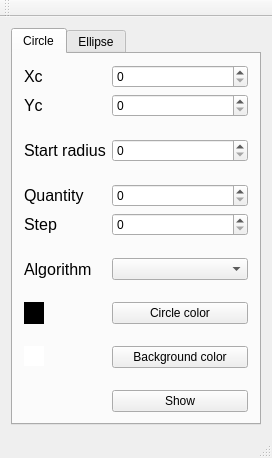
<?xml version="1.0" encoding="UTF-8"?>
<ui version="4.0">
 <class>MainWindow</class>
 <widget class="QMainWindow" name="MainWindow">
  <property name="geometry">
   <rect>
    <x>0</x>
    <y>0</y>
    <width>255</width>
    <height>371</height>
   </rect>
  </property>
  <property name="windowTitle">
   <string>MainWindow</string>
  </property>
  <widget class="QWidget" name="centralWidget">
   <layout class="QVBoxLayout" name="verticalLayout">
    <item>
     <widget class="QTabWidget" name="tabWidget">
      <property name="tabShape">
       <enum>QTabWidget::Rounded</enum>
      </property>
      <property name="currentIndex">
       <number>0</number>
      </property>
      <property name="elideMode">
       <enum>Qt::ElideNone</enum>
      </property>
      <widget class="QWidget" name="Circle">
       <attribute name="title">
        <string>Circle</string>
       </attribute>
       <layout class="QVBoxLayout" name="verticalLayout_2">
        <item>
         <layout class="QFormLayout" name="formLayout">
          <item row="0" column="0">
           <widget class="QLabel" name="label_xcenter_circle">
            <property name="font">
             <font>
              <pointsize>12</pointsize>
             </font>
            </property>
            <property name="text">
             <string>Xc</string>
            </property>
           </widget>
          </item>
          <item row="0" column="1">
           <widget class="QSpinBox" name="spin_box_xcenter_circle">
            <property name="maximum">
             <number>1000</number>
            </property>
           </widget>
          </item>
          <item row="1" column="0">
           <widget class="QLabel" name="label_ycenter_circle">
            <property name="font">
             <font>
              <pointsize>12</pointsize>
             </font>
            </property>
            <property name="text">
             <string>Yc</string>
            </property>
           </widget>
          </item>
          <item row="1" column="1">
           <widget class="QSpinBox" name="spin_box_ycenter_circle"/>
          </item>
          <item row="2" column="1">
           <spacer name="verticalSpacer">
            <property name="orientation">
             <enum>Qt::Vertical</enum>
            </property>
            <property name="sizeHint" stdset="0">
             <size>
              <width>10</width>
              <height>40</height>
             </size>
            </property>
           </spacer>
          </item>
          <item row="3" column="0">
           <widget class="QLabel" name="label_circle_start_radius">
            <property name="font">
             <font>
              <pointsize>12</pointsize>
             </font>
            </property>
            <property name="text">
             <string>Start radius</string>
            </property>
           </widget>
          </item>
          <item row="3" column="1">
           <widget class="QSpinBox" name="spin_box_circle_radius"/>
          </item>
          <item row="8" column="1">
           <widget class="QComboBox" name="combobox_alg_circle"/>
          </item>
          <item row="9" column="1">
           <spacer name="verticalSpacer_3">
            <property name="orientation">
             <enum>Qt::Vertical</enum>
            </property>
            <property name="sizeHint" stdset="0">
             <size>
              <width>20</width>
              <height>40</height>
             </size>
            </property>
           </spacer>
          </item>
          <item row="10" column="0">
           <widget class="QWidget" name="widget_circle_color" native="true">
            <property name="minimumSize">
             <size>
              <width>20</width>
              <height>20</height>
             </size>
            </property>
            <property name="styleSheet">
             <string notr="true">background-color: black</string>
            </property>
           </widget>
          </item>
          <item row="10" column="1">
           <widget class="QPushButton" name="button_circle_color">
            <property name="text">
             <string>Circle color</string>
            </property>
           </widget>
          </item>
          <item row="13" column="1">
           <spacer name="verticalSpacer_4">
            <property name="orientation">
             <enum>Qt::Vertical</enum>
            </property>
            <property name="sizeHint" stdset="0">
             <size>
              <width>20</width>
              <height>40</height>
             </size>
            </property>
           </spacer>
          </item>
          <item row="14" column="1">
           <widget class="QPushButton" name="showCircleButton">
            <property name="text">
             <string>Show</string>
            </property>
           </widget>
          </item>
          <item row="6" column="0">
           <widget class="QLabel" name="label_circle_step">
            <property name="font">
             <font>
              <pointsize>12</pointsize>
             </font>
            </property>
            <property name="text">
             <string>Step</string>
            </property>
           </widget>
          </item>
          <item row="6" column="1">
           <widget class="QSpinBox" name="spinBox_circle_step"/>
          </item>
          <item row="4" column="1">
           <spacer name="verticalSpacer_2">
            <property name="orientation">
             <enum>Qt::Vertical</enum>
            </property>
            <property name="sizeHint" stdset="0">
             <size>
              <width>20</width>
              <height>40</height>
             </size>
            </property>
           </spacer>
          </item>
          <item row="7" column="1">
           <spacer name="verticalSpacer_10">
            <property name="orientation">
             <enum>Qt::Vertical</enum>
            </property>
            <property name="sizeHint" stdset="0">
             <size>
              <width>20</width>
              <height>40</height>
             </size>
            </property>
           </spacer>
          </item>
          <item row="8" column="0">
           <widget class="QLabel" name="label_circle_alg">
            <property name="font">
             <font>
              <pointsize>12</pointsize>
             </font>
            </property>
            <property name="text">
             <string>Algorithm</string>
            </property>
           </widget>
          </item>
          <item row="12" column="1">
           <widget class="QPushButton" name="button_circle_bg_color">
            <property name="text">
             <string>Background color</string>
            </property>
           </widget>
          </item>
          <item row="12" column="0">
           <widget class="QWidget" name="widget_circle_bg_color" native="true">
            <property name="minimumSize">
             <size>
              <width>20</width>
              <height>20</height>
             </size>
            </property>
            <property name="maximumSize">
             <size>
              <width>20</width>
              <height>20</height>
             </size>
            </property>
            <property name="styleSheet">
             <string notr="true">background-color: white</string>
            </property>
           </widget>
          </item>
          <item row="11" column="1">
           <spacer name="verticalSpacer_11">
            <property name="orientation">
             <enum>Qt::Vertical</enum>
            </property>
            <property name="sizeHint" stdset="0">
             <size>
              <width>20</width>
              <height>40</height>
             </size>
            </property>
           </spacer>
          </item>
          <item row="5" column="1">
           <widget class="QSpinBox" name="spinBox_circle_number"/>
          </item>
          <item row="5" column="0">
           <widget class="QLabel" name="label_circle_number">
            <property name="font">
             <font>
              <pointsize>12</pointsize>
             </font>
            </property>
            <property name="text">
             <string>Quantity</string>
            </property>
           </widget>
          </item>
         </layout>
        </item>
       </layout>
      </widget>
      <widget class="QWidget" name="Ellipse">
       <attribute name="title">
        <string>Ellipse</string>
       </attribute>
       <layout class="QVBoxLayout" name="verticalLayout_3">
        <item>
         <layout class="QFormLayout" name="formLayout_3">
          <item row="0" column="0">
           <widget class="QLabel" name="label_ellipse_xc">
            <property name="font">
             <font>
              <pointsize>12</pointsize>
             </font>
            </property>
            <property name="text">
             <string>Xc</string>
            </property>
           </widget>
          </item>
          <item row="0" column="1">
           <widget class="QSpinBox" name="spinBox_ellipse_xc"/>
          </item>
          <item row="1" column="0">
           <widget class="QLabel" name="label_ellipse_yc">
            <property name="font">
             <font>
              <pointsize>12</pointsize>
             </font>
            </property>
            <property name="text">
             <string>Yc</string>
            </property>
           </widget>
          </item>
          <item row="1" column="1">
           <widget class="QSpinBox" name="spinBox_ellipse_yc"/>
          </item>
          <item row="2" column="1">
           <spacer name="verticalSpacer_5">
            <property name="orientation">
             <enum>Qt::Vertical</enum>
            </property>
            <property name="sizeHint" stdset="0">
             <size>
              <width>20</width>
              <height>40</height>
             </size>
            </property>
           </spacer>
          </item>
          <item row="3" column="0">
           <widget class="QLabel" name="label_start_semiaxis_x">
            <property name="font">
             <font>
              <pointsize>12</pointsize>
             </font>
            </property>
            <property name="text">
             <string>Start semiaxis X</string>
            </property>
           </widget>
          </item>
          <item row="3" column="1">
           <widget class="QSpinBox" name="spinBox_start_semiaxis_x"/>
          </item>
          <item row="4" column="0">
           <widget class="QLabel" name="label_start_semiaxis_y">
            <property name="font">
             <font>
              <pointsize>12</pointsize>
             </font>
            </property>
            <property name="text">
             <string>Start semiaxis Y</string>
            </property>
           </widget>
          </item>
          <item row="4" column="1">
           <widget class="QSpinBox" name="spinBox_start_semiaxis_y"/>
          </item>
          <item row="5" column="1">
           <spacer name="verticalSpacer_6">
            <property name="orientation">
             <enum>Qt::Vertical</enum>
            </property>
            <property name="sizeHint" stdset="0">
             <size>
              <width>20</width>
              <height>40</height>
             </size>
            </property>
           </spacer>
          </item>
          <item row="6" column="0">
           <widget class="QLabel" name="label_ellipse_number">
            <property name="font">
             <font>
              <pointsize>12</pointsize>
             </font>
            </property>
            <property name="text">
             <string>Quantity</string>
            </property>
           </widget>
          </item>
          <item row="6" column="1">
           <widget class="QSpinBox" name="spinBox_ellipse_number"/>
          </item>
          <item row="7" column="0">
           <widget class="QLabel" name="label_ellipse_step_x">
            <property name="font">
             <font>
              <pointsize>12</pointsize>
             </font>
            </property>
            <property name="text">
             <string>Step X</string>
            </property>
           </widget>
          </item>
          <item row="7" column="1">
           <widget class="QSpinBox" name="spin_box_ellipse_step_x"/>
          </item>
          <item row="9" column="1">
           <spacer name="verticalSpacer_12">
            <property name="orientation">
             <enum>Qt::Vertical</enum>
            </property>
            <property name="sizeHint" stdset="0">
             <size>
              <width>20</width>
              <height>40</height>
             </size>
            </property>
           </spacer>
          </item>
          <item row="10" column="0">
           <widget class="QLabel" name="label_alg_ellipse">
            <property name="font">
             <font>
              <pointsize>12</pointsize>
             </font>
            </property>
            <property name="text">
             <string>Algorithm</string>
            </property>
           </widget>
          </item>
          <item row="10" column="1">
           <widget class="QComboBox" name="comboBox_ellipse_alg"/>
          </item>
          <item row="11" column="1">
           <spacer name="verticalSpacer_8">
            <property name="orientation">
             <enum>Qt::Vertical</enum>
            </property>
            <property name="sizeHint" stdset="0">
             <size>
              <width>20</width>
              <height>40</height>
             </size>
            </property>
           </spacer>
          </item>
          <item row="12" column="0">
           <widget class="QWidget" name="widget_ellipse_color" native="true">
            <property name="minimumSize">
             <size>
              <width>20</width>
              <height>20</height>
             </size>
            </property>
            <property name="styleSheet">
             <string notr="true">background-color: black</string>
            </property>
           </widget>
          </item>
          <item row="12" column="1">
           <widget class="QPushButton" name="button_chose_ellipse_color">
            <property name="text">
             <string>Ellipse color</string>
            </property>
           </widget>
          </item>
          <item row="13" column="1">
           <spacer name="verticalSpacer_9">
            <property name="orientation">
             <enum>Qt::Vertical</enum>
            </property>
            <property name="sizeHint" stdset="0">
             <size>
              <width>20</width>
              <height>40</height>
             </size>
            </property>
           </spacer>
          </item>
          <item row="14" column="0">
           <widget class="QWidget" name="widget_ellipse_bg_color" native="true">
            <property name="minimumSize">
             <size>
              <width>20</width>
              <height>20</height>
             </size>
            </property>
            <property name="maximumSize">
             <size>
              <width>20</width>
              <height>20</height>
             </size>
            </property>
            <property name="styleSheet">
             <string notr="true">background-color: white</string>
            </property>
           </widget>
          </item>
          <item row="14" column="1">
           <widget class="QPushButton" name="button_ellipse_bg_color">
            <property name="text">
             <string>Background color</string>
            </property>
           </widget>
          </item>
          <item row="15" column="1">
           <spacer name="verticalSpacer_7">
            <property name="orientation">
             <enum>Qt::Vertical</enum>
            </property>
            <property name="sizeHint" stdset="0">
             <size>
              <width>20</width>
              <height>40</height>
             </size>
            </property>
           </spacer>
          </item>
          <item row="16" column="1">
           <widget class="QPushButton" name="button_draw_ellipse_spec">
            <property name="text">
             <string>Show</string>
            </property>
           </widget>
          </item>
          <item row="8" column="1">
           <widget class="QSpinBox" name="spinBox_ellipse_step_y"/>
          </item>
          <item row="8" column="0">
           <widget class="QLabel" name="label_ellipse_step_y">
            <property name="font">
             <font>
              <pointsize>12</pointsize>
             </font>
            </property>
            <property name="text">
             <string>Step Y</string>
            </property>
           </widget>
          </item>
         </layout>
        </item>
       </layout>
      </widget>
     </widget>
    </item>
   </layout>
  </widget>
  <widget class="QMenuBar" name="menuBar">
   <property name="geometry">
    <rect>
     <x>0</x>
     <y>0</y>
     <width>255</width>
     <height>13</height>
    </rect>
   </property>
  </widget>
  <widget class="QToolBar" name="mainToolBar">
   <attribute name="toolBarArea">
    <enum>TopToolBarArea</enum>
   </attribute>
   <attribute name="toolBarBreak">
    <bool>false</bool>
   </attribute>
  </widget>
  <widget class="QStatusBar" name="statusBar"/>
 </widget>
 <layoutdefault spacing="6" margin="11"/>
 <resources/>
 <connections/>
</ui>
